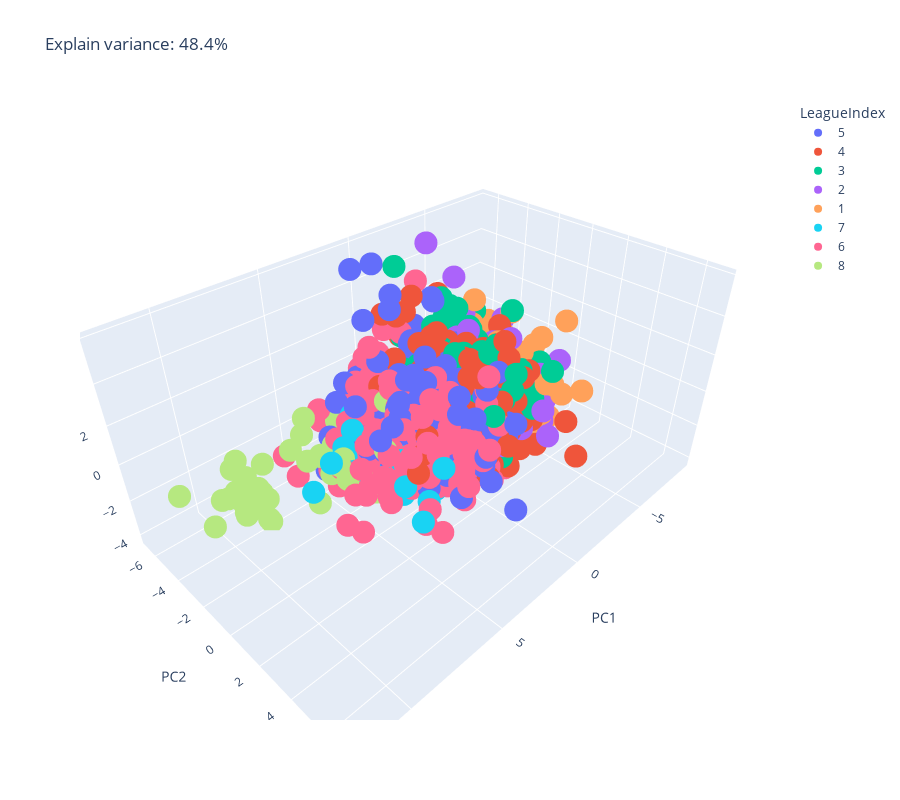

The code cell stored with this chart in its notebook:
### Markdown cell above
Let see how 8 classes are seperated using PCA.

### Code cell
pca = PCA(n_components=3)
X = processed_df[visualize_features].values
Y = processed_df[LEAGUE_INDEX].values

X = StandardScaler().fit_transform(X)
pca_x = pca.fit_transform(X)
explained_variance = round(sum(pca.explained_variance_ratio_) * 100, 2)
pca_df = pd.DataFrame(data=pca_x, columns=['PC1', 'PC2', 'PC3'])
pca_df[LEAGUE_INDEX] = Y
px.scatter_3d(pca_df, x='PC1', y='PC2', z='PC3', color=LEAGUE_INDEX, title=f'Explain variance: {explained_variance}%', height=800)

### Figure 1 — Plotly figure (JSON) as saved in the notebook; plotly's stock layout.template omitted (floating-point values rounded to 4 significant figures; data arrays with more than 128 entries replaced by an {"elided": "..."} marker saying what was removed)
{"data": [{"hovertemplate": "LeagueIndex=5<br>PC1=%{x}<br>PC2=%{y}<br>PC3=%{z}<extra></extra>", "legendgroup": "5", "marker": {"color": "#636efa", "symbol": "circle"}, "mode": "markers", "name": "5", "scene": "scene", "showlegend": true, "type": "scatter3d", "x": {"elided": "805 float values"}, "y": {"elided": "805 float values"}, "z": {"elided": "805 float values"}}, {"hovertemplate": "LeagueIndex=4<br>PC1=%{x}<br>PC2=%{y}<br>PC3=%{z}<extra></extra>", "legendgroup": "4", "marker": {"color": "#EF553B", "symbol": "circle"}, "mode": "markers", "name": "4", "scene": "scene", "showlegend": true, "type": "scatter3d", "x": {"elided": "811 float values"}, "y": {"elided": "811 float values"}, "z": {"elided": "811 float values"}}, {"hovertemplate": "LeagueIndex=3<br>PC1=%{x}<br>PC2=%{y}<br>PC3=%{z}<extra></extra>", "legendgroup": "3", "marker": {"color": "#00cc96", "symbol": "circle"}, "mode": "markers", "name": "3", "scene": "scene", "showlegend": true, "type": "scatter3d", "x": {"elided": "553 float values"}, "y": {"elided": "553 float values"}, "z": {"elided": "553 float values"}}, {"hovertemplate": "LeagueIndex=2<br>PC1=%{x}<br>PC2=%{y}<br>PC3=%{z}<extra></extra>", "legendgroup": "2", "marker": {"color": "#ab63fa", "symbol": "circle"}, "mode": "markers", "name": "2", "scene": "scene", "showlegend": true, "type": "scatter3d", "x": {"elided": "347 float values"}, "y": {"elided": "347 float values"}, "z": {"elided": "347 float values"}}, {"hovertemplate": "LeagueIndex=1<br>PC1=%{x}<br>PC2=%{y}<br>PC3=%{z}<extra></extra>", "legendgroup": "1", "marker": {"color": "#FFA15A", "symbol": "circle"}, "mode": "markers", "name": "1", "scene": "scene", "showlegend": true, "type": "scatter3d", "x": {"elided": "167 float values"}, "y": {"elided": "167 float values"}, "z": {"elided": "167 float values"}}, {"hovertemplate": "LeagueIndex=7<br>PC1=%{x}<br>PC2=%{y}<br>PC3=%{z}<extra></extra>", "legendgroup": "7", "marker": {"color": "#19d3f3", "symbol": "circle"}, "mode": "markers", "name": "7", "scene": "scene", "showlegend": true, "type": "scatter3d", "x": [7.091, 5.295, 3.874, 2.703, 0.9532, 4.28, 4.414, 3.658, 5.278, 4.106, 2.343, 3.213, 2.492, 2.057, 4.156, 5.355, 2.136, 7.171, 6.797, 3.858, 3.28, 3.979, 0.9908, 4.057, 5.734, 5.495, 3.928, 1.61, 5.066, 2.589, 4.309, 3.717, 3.454, 2.406, 2.978], "y": [-0.1917, -1.606, -0.046, -1.107, -2.244, 0.8178, -1.096, -0.02854, -1.04, 2.317, 1.316, 1.824, 1.125, -0.4801, -0.9643, -1.631, -0.8019, -1.59, 4.738, 0.5589, 0.453, -2.733, 0.2111, 1.508, -0.4894, 4.488, -1.861, -2.424, 1.93, -0.7262, 0.9633, -3.835, -2.04, -0.6589, 1.021], "z": [0.8089, -0.7371, -1.172, -0.9221, -0.1654, -0.08579, -2.479, -2.876, 1.039, -1.538, -0.588, -1.741, -2.226, -1.655, -1.492, -0.1726, -0.08625, -1.557, 0.7338, -0.2731, 1.204, 0.2967, -0.6709, -0.568, -0.5876, 2.351, -0.8867, -0.5187, -0.3715, -0.3731, -1.875, -1.231, -1.17, 0.5619, -0.5616]}, {"hovertemplate": "LeagueIndex=6<br>PC1=%{x}<br>PC2=%{y}<br>PC3=%{z}<extra></extra>", "legendgroup": "6", "marker": {"color": "#FF6692", "symbol": "circle"}, "mode": "markers", "name": "6", "scene": "scene", "showlegend": true, "type": "scatter3d", "x": {"elided": "621 float values"}, "y": {"elided": "621 float values"}, "z": {"elided": "621 float values"}}, {"hovertemplate": "LeagueIndex=8<br>PC1=%{x}<br>PC2=%{y}<br>PC3=%{z}<extra></extra>", "legendgroup": "8", "marker": {"color": "#B6E880", "symbol": "circle"}, "mode": "markers", "name": "8", "scene": "scene", "showlegend": true, "type": "scatter3d", "x": [3.268, 8.256, 9.438, 6.775, 6.843, 6.527, 4.223, 3.498, 4.747, 5.781, 7.796, 2.142, 10.57, 8.104, 8.928, 8.087, 5.025, 8.702, 3.478, 1.958, 9.604, 3.865, 12.15, 3.372, 5.157, 2.028, 4.59, 3.441, 4.895, 5.051, 7.481, 6.209, 7.391, 8.431, 4.678, 5.237, 6.288, 7.468, 8.211, 8.988, 4.694, 4.057, 3.997, 3.414, 6.35, 5.357, 8.188, 8.888, 5.621, 2.327, 5.439, 8.063, 7.022, 5.931, 9.874], "y": [-0.5543, -3.76, -4.944, -1.774, -2.48, -0.4339, -1.288, -0.8729, -0.5719, -2.813, -4.9, -2.231, -4.354, -3.862, -5.103, -3.915, -2.407, -4.985, -0.9427, -3.498, -5.222, -1.037, -3.283, -1.222, -2.657, -3.081, -1.903, -1.634, -0.1662, 0.7588, -1.275, -1.493, -2.615, -5.883, -1.796, -2.017, -2.089, -5.789, -5.192, -3.388, -1.291, -3.77, -4.257, -3.825, -0.1845, -2.119, -6.689, -4.567, -1.365, -0.893, -1.585, -6.39, -5.835, -3.589, -2.131], "z": [-0.8459, -3.83, -2.625, -2.538, 0.857, 0.2021, -0.1568, -1.867, -1.962, -1.016, -3.249, -0.507, -3.159, -2.796, -2.621, -4.211, -0.9569, -3.944, 1.684, 1.612, -2.79, -0.9695, 0.2911, -2.15, -0.6937, -0.7488, -0.5267, -1.599, -2.077, 0.8551, 0.5125, -1.039, 0.2728, -3.927, -1.558, -2.002, -0.3877, -3.757, -4.169, -1.567, -1.787, -0.4905, -0.6393, -0.9227, -0.4901, -1.253, -2.694, -3.726, -0.481, -1.833, -1.799, -2.097, -2.563, 0.6811, 0.5665]}], "layout": {"height": 800, "legend": {"title": {"text": "LeagueIndex"}, "tracegroupgap": 0}, "scene": {"domain": {"x": [0, 1], "y": [0, 1]}, "xaxis": {"title": {"text": "PC1"}}, "yaxis": {"title": {"text": "PC2"}}, "zaxis": {"title": {"text": "PC3"}}}, "title": {"text": "Explain variance: 48.4%"}}}
